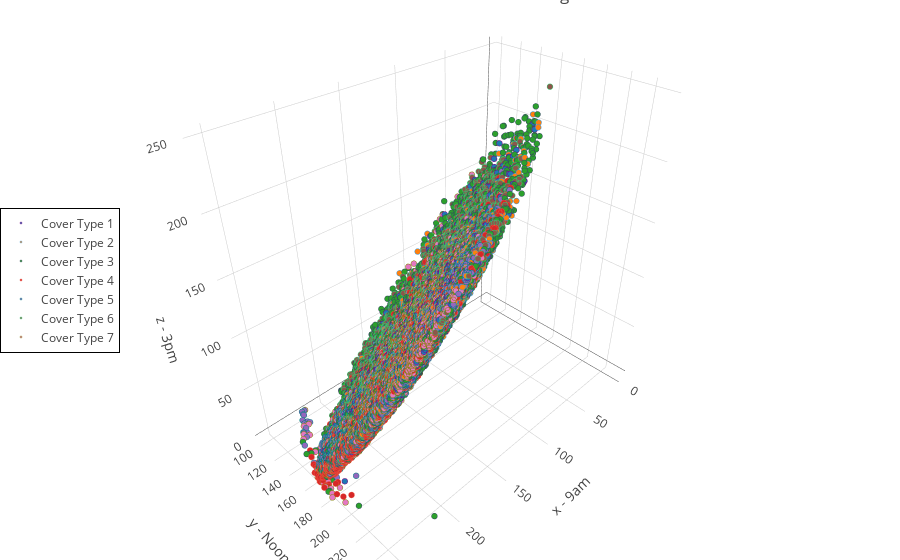

Notebook code cell kept with this figure:
### Markdown cell above
### Hillshade

### Code cell
plotly_data = []

cover_types = range(1, 8)
colors = ["purple", "#3498db", "#34495e", "#e74c3c", "teal", "#2ecc71", "olive"]

for cover_type, color in zip(cover_types, colors):
    temp = train[train["Cover_Type"] == cover_type]
    trace = go.Scatter3d(
        x=temp["Hillshade_9am"],
        y=temp["Hillshade_Noon"],
        z=temp["Hillshade_3pm"],
        mode='markers',
        name = f"Cover Type {cover_type}",
        marker=dict(
            size=2,
            line=dict(
                color=color,
                width=0.5
            ),
            opacity=1
        )
    )
    plotly_data.append(trace)

layout = go.Layout(
    margin=dict(l=0, r=0, b=0, t=0),
    title="Hillshade distribution across target",
    scene=go.Scene(
        xaxis=go.XAxis(title='x - 9am'),
        yaxis=go.YAxis(title='y - Noon'),
        zaxis=go.ZAxis(title='z - 3pm')
    ),
    legend=dict(
        x=0,
        y=0.5,
        bordercolor='#000',
        borderwidth=1
    )
)
fig = go.Figure(data=plotly_data, layout=layout)
iplot(fig)

### Figure 1 — Plotly figure (JSON) as saved in the notebook; plotly's stock layout.template omitted (floating-point values rounded to 4 significant figures; data arrays with more than 128 entries replaced by an {"elided": "..."} marker saying what was removed)
{"data": [{"marker": {"line": {"color": "purple", "width": 0.5}, "opacity": 1, "size": 2}, "mode": "markers", "name": "Cover Type 1", "type": "scatter3d", "x": {"elided": "2160 int values"}, "y": {"elided": "2160 int values"}, "z": {"elided": "2160 int values"}}, {"marker": {"line": {"color": "#3498db", "width": 0.5}, "opacity": 1, "size": 2}, "mode": "markers", "name": "Cover Type 2", "type": "scatter3d", "x": {"elided": "2160 int values"}, "y": {"elided": "2160 int values"}, "z": {"elided": "2160 int values"}}, {"marker": {"line": {"color": "#34495e", "width": 0.5}, "opacity": 1, "size": 2}, "mode": "markers", "name": "Cover Type 3", "type": "scatter3d", "x": {"elided": "2160 int values"}, "y": {"elided": "2160 int values"}, "z": {"elided": "2160 int values"}}, {"marker": {"line": {"color": "#e74c3c", "width": 0.5}, "opacity": 1, "size": 2}, "mode": "markers", "name": "Cover Type 4", "type": "scatter3d", "x": {"elided": "2160 int values"}, "y": {"elided": "2160 int values"}, "z": {"elided": "2160 int values"}}, {"marker": {"line": {"color": "teal", "width": 0.5}, "opacity": 1, "size": 2}, "mode": "markers", "name": "Cover Type 5", "type": "scatter3d", "x": {"elided": "2160 int values"}, "y": {"elided": "2160 int values"}, "z": {"elided": "2160 int values"}}, {"marker": {"line": {"color": "#2ecc71", "width": 0.5}, "opacity": 1, "size": 2}, "mode": "markers", "name": "Cover Type 6", "type": "scatter3d", "x": {"elided": "2160 int values"}, "y": {"elided": "2160 int values"}, "z": {"elided": "2160 int values"}}, {"marker": {"line": {"color": "olive", "width": 0.5}, "opacity": 1, "size": 2}, "mode": "markers", "name": "Cover Type 7", "type": "scatter3d", "x": {"elided": "2160 int values"}, "y": {"elided": "2160 int values"}, "z": {"elided": "2160 int values"}}], "layout": {"legend": {"bordercolor": "#000", "borderwidth": 1, "x": 0, "y": 0.5}, "margin": {"b": 0, "l": 0, "r": 0, "t": 0}, "scene": {"xaxis": {"title": "x - 9am"}, "yaxis": {"title": "y - Noon"}, "zaxis": {"title": "z - 3pm"}}, "title": "Hillshade distribution across target"}}
